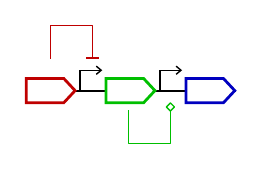

Write Python code to recreate this figure.
#!/usr/bin/env python
"""
Plot interactions to and from glyphs.
"""

import parasbolv as psv
import matplotlib.pyplot as plt
from collections import namedtuple

part_list = []
Part = namedtuple('part', ['glyph_type', 'orientation',  'user_parameters', 'style_parameters'])

part_list.append(Part('CDS',
                     'forward', 
                      None,
                      {'cds': {'facecolor': (1,1,1), 'edgecolor': (0.75,0,0), 'linewidth': 2}}
                      ) )
part_list.append(Part('Promoter',
                      'forward', 
                      None,
                      None
                      ) )
part_list.append(Part('CDS', 
                      'forward', 
                      None,
                      {'cds': {'facecolor': (1,1,1), 'edgecolor': (0,0.75,0), 'linewidth': 2}}
                      ) )
part_list.append(Part('CDS',
                      'reverse', 
                      None,
                      {'cds': {'facecolor': (1,1,1), 'edgecolor': (0,0,0.75), 'linewidth': 2}}
                      ) )
part_list.append(Part('Promoter', 
                      'reverse', 
                      None,
                      None
                      ) )


# Create list of interactions to pass to render_part_list
interaction_list = []
Interaction = namedtuple('interaction', ['starting_glyph', 'ending_glyph', 'interaction_type', 'interaction_parameters'])


interaction_list.append(Interaction(part_list[0], part_list[1], 'inhibition', {'color': (0.75,0,0)}))
interaction_list.append(Interaction(part_list[2], part_list[4], 'control', {'color': (0, 0.75, 0),
                                                                            'direction':'reverse'}))

# Create renderer
renderer = psv.GlyphRenderer()

# Plot Construct
construct = psv.Construct(part_list, renderer, interaction_list=interaction_list)
fig, ax, baseline_start, baseline_end, bounds = construct.draw()
ax.plot([baseline_start[0], baseline_end[0]], [baseline_start[1], baseline_end[1]], color=(0,0,0), linewidth=1.5, zorder=0)

# You can also manually plot interactions:
# interaction_bounds = psv.draw_interaction(ax, ((50, 15), (50, 15)), ((60, 15), (60, 15)), 'process', None)

fig.savefig('06_draw_interactions.pdf', transparent=True, dpi=300)
fig.savefig('06_draw_interactions.jpg', dpi=300)
plt.show()

